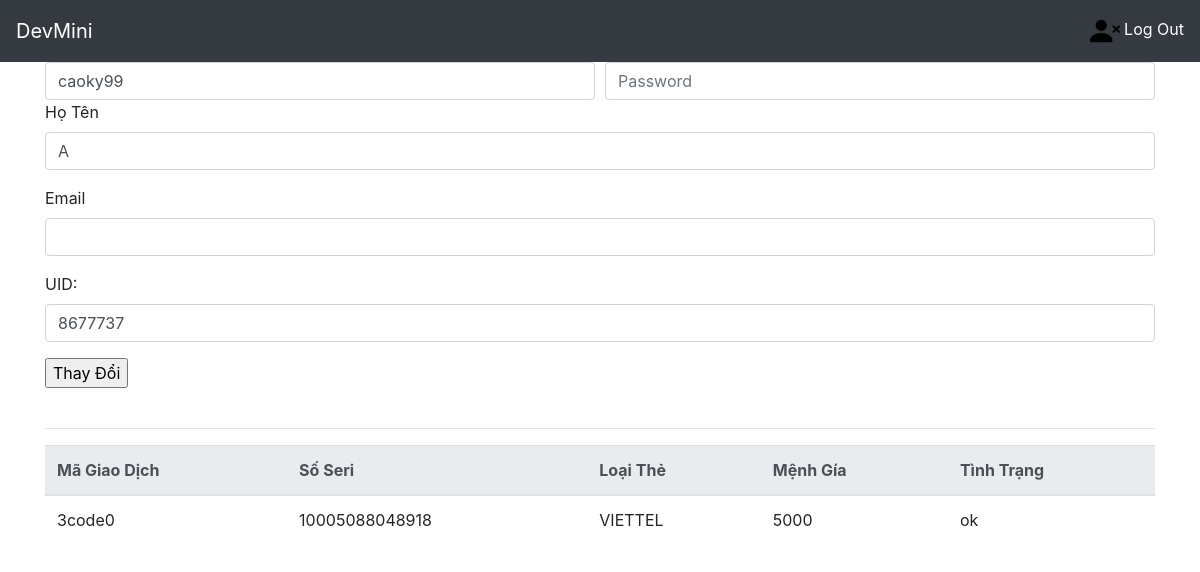
Screenshot of /information/ (signed in) with the database file from the repository.
### home/models.py (models this page shows)
class MyUser(AbstractUser):
    luot=models.IntegerField(default=0)
    name=models.CharField(max_length=100,default="")
    uid=models.IntegerField(default=0)
    isAdmin = models.BooleanField(default=False)
    madonhang=models.IntegerField(default=0)

class NapThe(models.Model):
    telco=models.CharField(max_length=50,default="")
    amount=models.CharField(max_length=50,default="")
    serial=models.CharField(max_length=50,default="")
    code=models.CharField(max_length=50,default="")
    madonhang=models.CharField(max_length=50,default="")
    trangthai=models.CharField(max_length=50,default="")
    date = models.DateTimeField(auto_now_add=True)

### home/views.py (the view)
# urls.py: path('information/',views.edit_profile,name="edit_profile"),
def edit_profile(request):
   form = EditProfile()
   nick=request.user.username
   i_d=str(request.user.id)+'code'
   if request.method == 'POST':
      form=EditProfile(request.POST)
      if form.is_valid():
         form.save(nick)
      return HttpResponseRedirect('/')
   return render(request, 'pages/editprofile.html', {'form': form,'Card':NapThe.objects.filter(madonhang__contains= i_d)})

### home/forms.py (shortened to what this page needs)
class EditProfile(forms.Form):
    name=forms.CharField(max_length=100)
    uid=forms.IntegerField()
    username=forms.CharField(max_length=100)
    password=forms.CharField(max_length=100)
    email=forms.CharField(max_length=100)

### home/templates/pages/editprofile.html (shortened to what this page needs)
{% extends "pages/base.html" %}
{% block menu %}
<form action="." method="POST">
    <div class="form-row">
        <div class="col">
            <input type="text" class="form-control" name="username" value="{{user.username}}" placeholder="Username">
        </div>
        <div class="col">
            <input type="text" class="form-control" name="password" placeholder="Password" required>
        </div>
    </div>
    <div class="form-group">
        <label for="exampleFormControlInput1">Họ Tên</label>
            <input type="text" class="form-control" name="name" value="{{user.name}}" placeholder="{{user.name}}">
    </div>
    <div class="form-group">
        <label for="exampleFormControlInput1">Email</label>
            <input type="email" class="form-control" name="email" value="{{user.email}}" placeholder="{{user.email}}">
    </div>
    <div class="form-group">
        <label>UID:</label>
        <input type="text" class="form-control" value="{{user.uid}}" name="uid" placeholder="UID">
    </div>
    <input type="submit" value="Thay Đổi"/>
</form>
<br>
<hr>
<table class="table">
  <thead class="thead-light">
    <tr>
      <th scope="col">Mã Giao Dịch</th>
      <th scope="col">Số Seri</th>
      <th scope="col">Loại Thẻ</th>
      <th scope="col">Mệnh Gía</th>
      <th scope="col">Tình Trạng</th>
    </tr>
  </thead>
  <tbody>
  {% for card in Card %}
    <tr>
      <td>{{card.madonhang}}</td>
      <td>{{card.serial}}</td>
      <td>{{card.telco}}</td>
      <td>{{card.amount}}</td>
      <td>{{card.trangthai}}</td>
    </tr>
    {% endfor %}
  </tbody>
</table>
{% endblock %}

### rows the page displays
MyUser: username "caoky99", name "A", uid "8677737"
NapThe: madonhang "3code0", serial "10005088048918", telco "VIETTEL", amount "5000", trangthai "ok"
